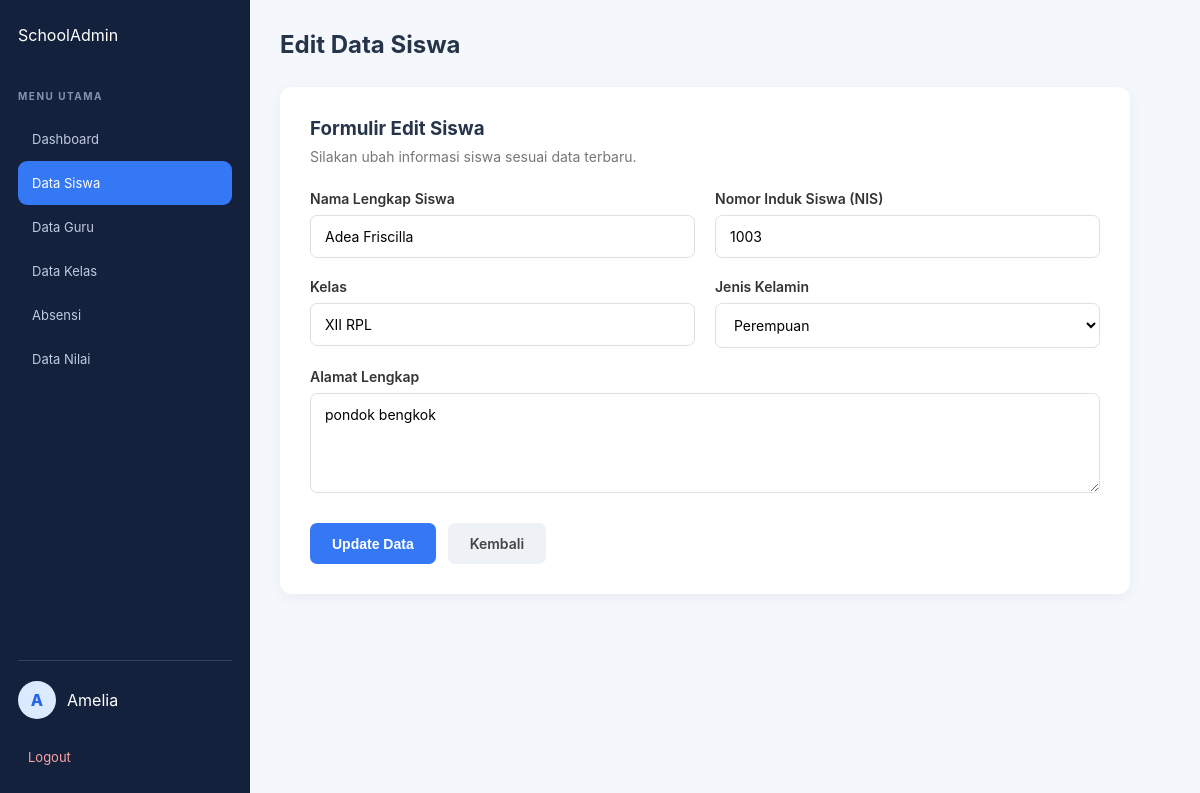
Page /edit.php?id=3 (signed in) on the committed database.
### tables this page shows
CREATE TABLE `siswa` (
  `id` int(11) NOT NULL,
  `nama` varchar(100) NOT NULL,
  `nis` varchar(30) NOT NULL,
  `kelas` varchar(30) NOT NULL,
  `alamat` text DEFAULT NULL,
  `jenis_kelamin` varchar(20) NOT NULL
);

### edit.php (the view, shortened to what this page needs)
<?php
require 'config/koneksi.php';
$id = filter_input(INPUT_GET, 'id', FILTER_VALIDATE_INT);
$stmt = mysqli_prepare($conn, "SELECT * FROM siswa WHERE id = ?");
mysqli_stmt_bind_param($stmt, "i", $id);
mysqli_stmt_execute($stmt);
$data = mysqli_fetch_assoc(mysqli_stmt_get_result($stmt));
?>
<!DOCTYPE html>
<html lang="id">
<head>
    <link rel="stylesheet" href="assets/style.css">
</head>
<body>
<div class="dashboard">
    <aside class="sidebar">
        <div class="brand">SchoolAdmin</div>
        <p class="menu-label">MENU UTAMA</p>
        <a href="dashboard.php" class="menu-item">Dashboard</a>
        <a href="data_siswa.php" class="menu-item active">Data Siswa</a>
        <a href="data_guru.php" class="menu-item">Data Guru</a>
        <a href="data_kelas.php" class="menu-item">Data Kelas</a>
        <a href="absensi.php" class="menu-item">Absensi</a>
        <a href="nilai.php" class="menu-item">Data Nilai</a>
        <div class="sidebar-bottom">
            <div class="admin-mini">
                <div class="avatar">A</div>
                <span>
                    <?php echo htmlspecialchars($_SESSION['nama'] ?? 'Admin'); ?>
                </span>
            </div>
            <a href="logout.php" class="logout">Logout</a>
        </div>
    </aside>
    <main class="main-content">
        <div class="topbar">
            <h2>Edit Data Siswa</h2>
        </div>
        <div class="form-card">
            <h3>Formulir Edit Siswa</h3>
            <p class="form-description">
                Silakan ubah informasi siswa sesuai data terbaru.
            </p>
            <form method="POST" class="student-form">
                <div class="form-group">
                    <label>Nama Lengkap Siswa</label>
                    <input
                        type="text"
                        name="nama"
                        value="<?php echo htmlspecialchars($data['nama']); ?>"
                        required
                    >
                </div>
                <div class="form-group">
                    <label>Nomor Induk Siswa (NIS)</label>
                    <input
                        type="text"
                        name="nis"
                        value="<?php echo htmlspecialchars($data['nis']); ?>"
                        required
                    >
                </div>
                <div class="form-group">
                    <label>Kelas</label>
                    <input
                        type="text"
                        name="kelas"
                        value="<?php echo htmlspecialchars($data['kelas']); ?>"
                        required
                    >
                </div>
                <div class="form-group">
                    <label>Jenis Kelamin</label>
                    <select name="jenis_kelamin" required>
                        <option value="Perempuan"
                            <?php echo ($data['jenis_kelamin'] == 'Perempuan') ? 'selected' : ''; ?>>
                            Perempuan
                        </option>
                    </select>
                </div>
                <div class="form-group full">
                    <label>Alamat Lengkap</label>
                    <textarea name="alamat"><?php echo htmlspecialchars($data['alamat']); ?></textarea>
                </div>
                <div class="form-actions">
                    <button
                        type="submit"
                        name="update"
                        class="btn-save"
                    >
                        Update Data
                    </button>
                    <a href="data_siswa.php" class="btn-back">
                        Kembali
                    </a>
                </div>
            </form>
        </div>
    </main>
</div>
</body>
</html>

### assets/style.css (style rules this page uses)
* { margin: 0; padding: 0; box-sizing: border-box; }
body { font-family: 'Inter', sans-serif; background: #f4f7fc; color: #26344a; }
a { text-decoration: none; }
.dashboard { display: flex; min-height: 100vh; }
.sidebar { width: 250px; background: #14213d; color: white; padding: 25px 18px; display: flex; flex-direction: column; flex-shrink: 0; }
.brand { display: flex; align-items: center; gap: 12px; margin-bottom: 45px; }
.menu-label { font-size: 10px; color: #8493ad; font-weight: 700; letter-spacing: 1.5px; margin-bottom: 15px; }
.menu-item { color: #c0cbe0; padding: 14px; border-radius: 9px; display: flex; gap: 13px; align-items: center; font-size: 13px; transition: .2s; }
.menu-item:hover, .menu-item.active { background: #3478f6; color: white; }
.sidebar-bottom { margin-top: auto; }
.admin-mini, .admin-profile { display: flex; align-items: center; gap: 11px; }
.admin-mini { border-top: 1px solid #34425b; padding-top: 20px; }
.avatar { width: 38px; height: 38px; background: #dbeafe; color: #2563eb; border-radius: 50%; display: grid; place-items: center; font-weight: 800; }
.logout { display: block; color: #fca5a5; margin-top: 20px; font-size: 13px; padding: 10px; }
.main-content { flex: 1; padding: 30px; min-width: 0; }
.topbar { display: flex; justify-content: space-between; align-items: center; margin-bottom: 28px; }

### edit.php (style rules this page uses)
.form-card { background: #ffffff; padding: 30px; border-radius: 12px; box-shadow: 0 4px 15px rgba(0,0,0,0.05); max-width: 850px; }
.form-description { color: #777; margin-top: 8px; margin-bottom: 25px; font-size: 14px; }
.student-form { display: grid; grid-template-columns: 1fr 1fr; gap: 20px; }
.form-group { display: flex; flex-direction: column; gap: 8px; }
.form-group.full { grid-column: 1 / -1; }
.form-group label { font-size: 14px; font-weight: 600; color: #333; }
.form-group input, .form-group select, .form-group textarea { width: 100%; padding: 12px 14px; border: 1px solid #dce1e8; border-radius: 7px; font-size: 14px; font-family: inherit; box-sizing: border-box; outline: none; background: #fff; }
.form-group textarea { min-height: 100px; resize: vertical; }
.form-actions { grid-column: 1 / -1; display: flex; gap: 12px; margin-top: 10px; }
.btn-save { background: #3478f6; color: white; border: none; padding: 12px 22px; border-radius: 7px; font-weight: 600; cursor: pointer; font-size: 14px; }
.btn-back { background: #eef1f5; color: #444; padding: 12px 22px; border-radius: 7px; text-decoration: none; font-size: 14px; font-weight: 600; }

### rows in the picture
siswa: nama "Adea Friscilla", nis "1003", kelas "XII RPL", jenis_kelamin "Perempuan", alamat "pondok bengkok"

### other values in the picture
$_SESSION['nama'] "Amelia"
